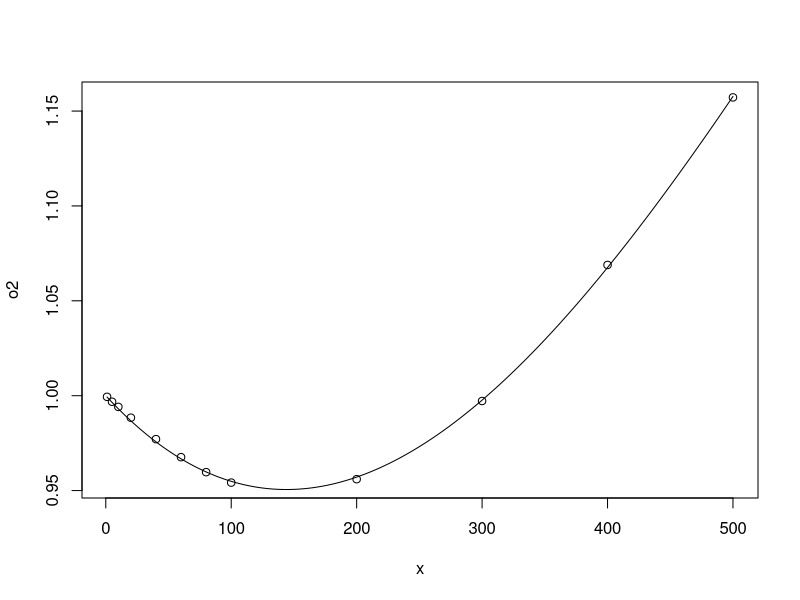
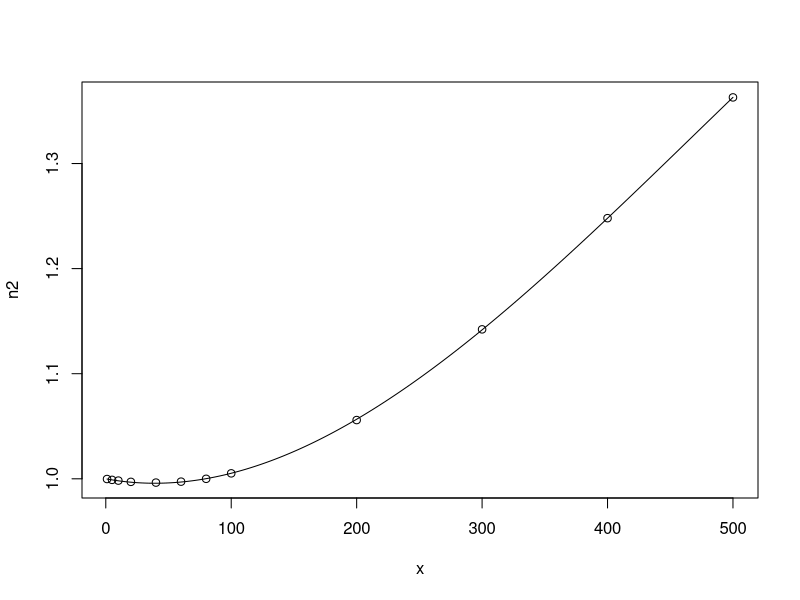
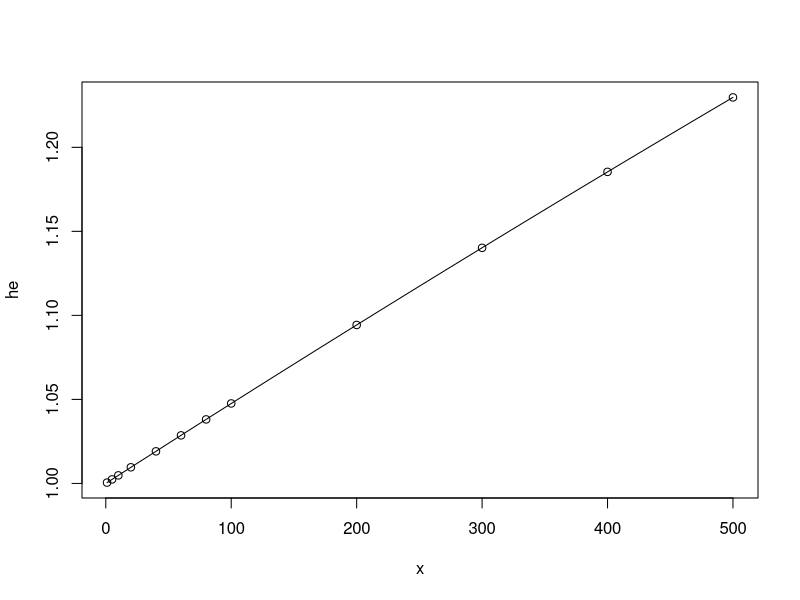
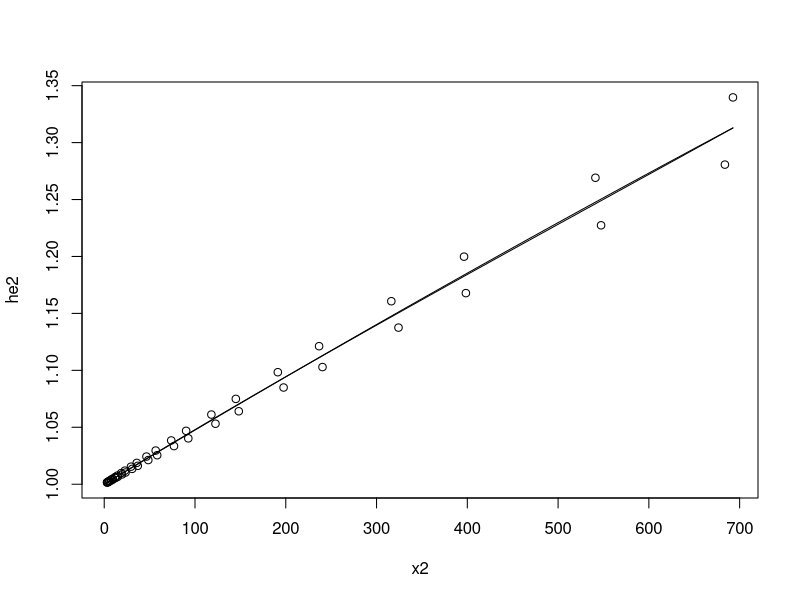

Generate these figures, in order, with R:
# Compressibility data gathered by Lubomir I Ivanov:
#
#  "Data obtained by finding two books online:
#
#   [1]
#    PERRY’S CHEMICAL ENGINEERS’ HANDBOOK SEVENTH EDITION
#    pretty serious book, from which the wiki AIR values come from!
#
#     http://www.unhas.ac.id/rhiza/arsip/kuliah/Sistem-dan-Tekn-Kendali-Proses/PDF_Collections/REFERENSI/Perrys_Chemical_Engineering_Handbook.pdf
#     page 2-165
#
#     [*](Computed from pressure-volume-temperature tables in Vasserman monographs)
#     ^ i have no idea idea what this means, but the values might not be exactly
#     experimental?!
#
#   the only thing this book is missing is helium, thus [2]!
#
#   [2]
#    VOLUMETRIC BEHAVIOR OF HELIUM-ARGON MIXTURES AT HIGH PRESSURE AND MODERATE TEMPERATURE.
#
#     https://shareok.org/bitstream/handle/11244/2062/6614196.PDF?sequence=1
#     page 108
#
#
#     the book has some tables with pressure values in atmosphere units. i'm
#     converting them bars. one of the relevant tables is for 323K and one for 273K
#     (both almost equal distance from 300K).
#
#     this again is a linear mix operation between isotherms, which is probably not
#     the most accurate solution but it works.
#
# all data sets contain Z values at 300k, while the pressures are in bars in
# the 1 to 500 range
#
#

x  = c(1, 5, 10, 20, 40, 60, 80, 100, 200, 300, 400, 500)
o2 = c(0.9994, 0.9968, 0.9941, 0.9884, 0.9771, 0.9676, 0.9597, 0.9542, 0.9560, 0.9972, 1.0689, 1.1572)
n2 = c(0.9998, 0.9990, 0.9983, 0.9971, 0.9964, 0.9973, 1.0000, 1.0052, 1.0559, 1.1422, 1.2480, 1.3629)
he = c(1.0005, 1.0024, 1.0048, 1.0096, 1.0191, 1.0286, 1.0381, 1.0476, 1.0943, 1.1402, 1.1854, 1.2297)

options(digits=15)

#
# Get the O2 virial coefficients
#
plot(x,o2)
o2fit = nls(o2 ~ 1.0 + p1*x + p2 *x^2 + p3*x^3, start=list(p1=0,p2=0,p3=0))
summary(o2fit)

new = data.frame(x = seq(min(x),max(x),len=200))
lines(new$x,predict(o2fit,newdata=new))

#
# Get the N2 virial coefficients
#
plot(x,n2)
n2fit = nls(n2 ~ 1.0 + p1*x + p2 *x^2 + p3*x^3, start=list(p1=0,p2=0,p3=0))
summary(n2fit)

new = data.frame(x = seq(min(x),max(x),len=200))
lines(new$x,predict(n2fit,newdata=new))

#
# Get the He virial coefficients
#
# NOTE! This will not confirm convergence, thus the warnOnly.
# That may be a sign that the data is possibly artificial.
#
plot(x,he)
hefit = nls(he ~ 1.0 + p1*x + p2 *x^2 + p3*x^3,
	start=list(p1=0,p2=0,p3=0),
	control=nls.control(warnOnly=TRUE))
summary(hefit)

new = data.frame(x = seq(min(x),max(x),len=200))
lines(new$x,predict(hefit,newdata=new))

#
# Raw data from VOLUMETRIC BEHAVIOR OF HELIUM-ARGON MIXTURES [..]
# T=323.15K (50 C)
p323atm = c(674.837, 393.223, 237.310, 146.294, 91.4027, 57.5799, 36.4620, 23.1654, 14.7478, 9.4017, 5.9987, 3.8300,
            540.204, 319.943, 195.008, 120.951, 75.8599, 47.9005, 30.3791, 19.3193, 12.3080, 7.8495, 5.0100, 3.1992)

Hez323 = c(1.28067, 1.16782, 1.10289, 1.06407, 1.04028, 1.02548, 1.01617, 1.01029, 1.00656, 1.00418, 1.00267, 1.00171,
           1.22738, 1.13754, 1.08493, 1.05312, 1.03349, 1.02122, 1.01349, 1.00859, 1.00548, 1.00349, 1.00223, 1.00143)


# T=273.15 (0 C)
p273atm = c(683.599, 391.213, 233.607, 143.091, 89.0521, 55.9640, 35.3851, 22.4593, 14.2908, 9.1072, 5.8095, 3.7083,
            534.047, 312.144, 188.741, 116.508, 72.8529, 45.9194, 29.0883, 18.4851, 11.7702, 7.5040, 4.7881, 3.0570)

Hez273 = c(1.33969, 1.19985, 1.12121, 1.07494, 1.04689, 1.02957, 1.01874, 1.01191, 1.00758, 1.00484, 1.00309, 1.00197,
           1.26914, 1.16070, 1.09837, 1.06118, 1.03843, 1.02429, 1.01541, 1.00980, 1.00625, 1.00398, 1.00254, 1.00162)

p323 = p323atm * 1.01325
p273 = p273atm * 1.01325

x2=append(p323,p273)
he2=append(Hez323,Hez273)

plot(x2,he2)

hefit2 = nls(he2 ~ 1.0 + p1*x2 + p2*x2^2 + p3*x2^3,
        start=list(p1=0,p2=0,p3=0))
summary(hefit2)

he3 = function(bar)
{
  1.0 +0.00047961098687979363 * bar -0.00000004077670019935 * bar^2 +0.00000000000077707035 * bar^3
}

new = data.frame(x2 = seq(min(x2),max(x2),len=200))
lines(new$x2,predict(hefit2,newdata=new))
curve(he3, min(x2),max(x2),add=TRUE)
